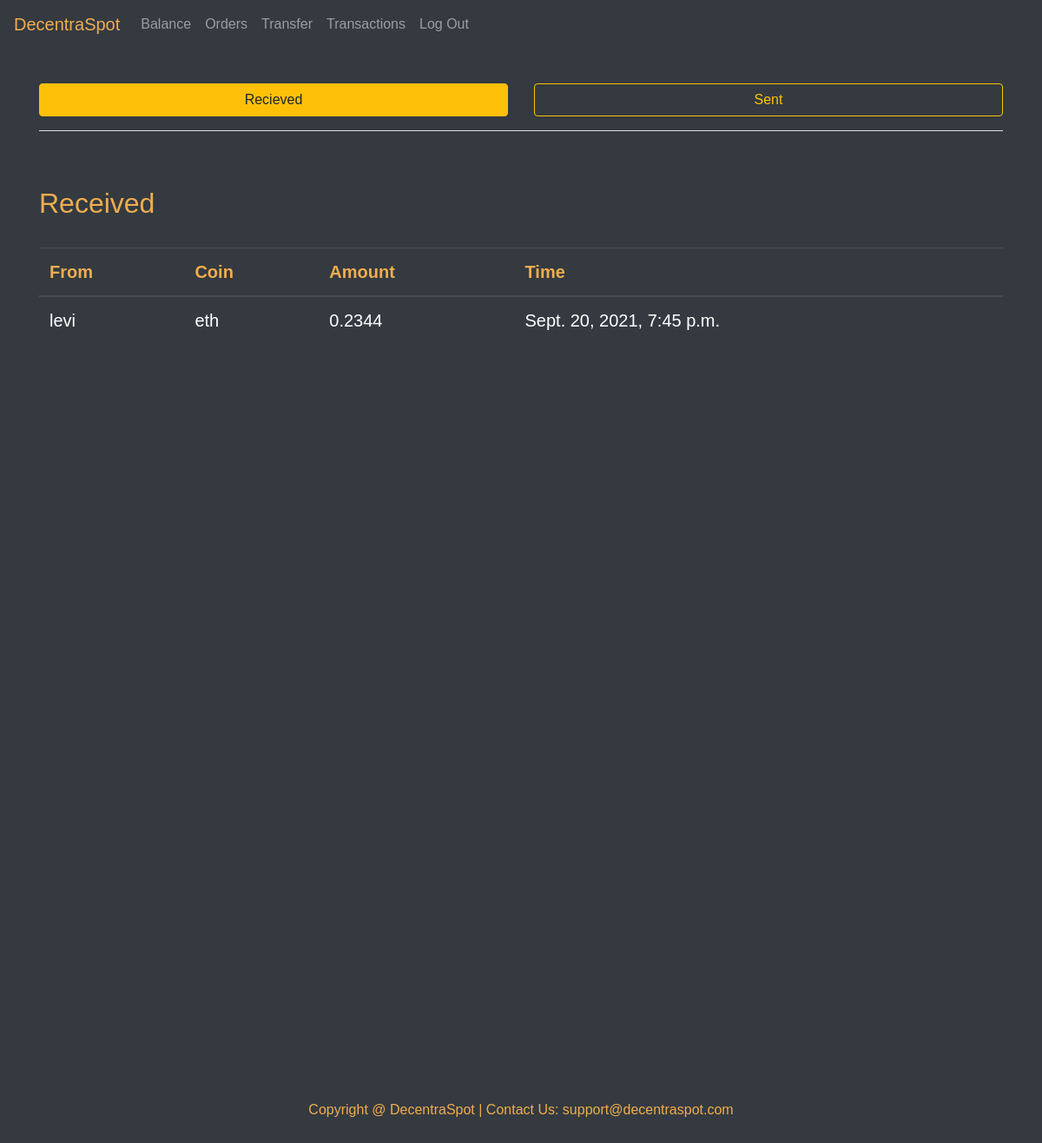
The page /transaction/eren (signed in) on the database its author committed.
### exchange/models.py (models this page shows, shortened)
class Transactions(models.Model):
    user=models.CharField(max_length=32)
    recipient=models.CharField(max_length=32)
    asset=models.CharField(max_length=4)
    amount=models.FloatField()
    time=models.DateTimeField(auto_now_add=True)

### exchange/views.py (the view)
# urls.py: path('transaction/<str:username>', views.transaction, name='transaction'),
@login_required
def transaction(request, username):
    if request.method == 'GET':
        try:
            sent_list=Transactions.objects.filter(user=username).order_by('-time')
            received_list=Transactions.objects.filter(recipient=username).order_by('-time')
            return render(request, 'exchange/transactions.html', {
                'sent_list':sent_list,
                'received_list':received_list
            })
        except Transactions.DoesNotExist:
            return HttpResponse("Error: User doesn't exist")

### exchange/templates/exchange/transactions.html (shortened to what this page needs)
{% extends "exchange/layout.html" %}
{% load static %}
{% block body %}
<div style="height:1200px; padding-top:40px" class="bg-dark text-white">
<div class="container">
<div class="row">
    <div class="col-sm-6">
        <button id="btn1" class="btn btn-block btn-outline-warning">Recieved</button>
    </div>
    <div class="col-sm-6">
        <button id="btn2" class="btn btn-block btn-outline-warning">Sent</button>
    </div>
</div><hr class="bg-light"><br><br>
<div id="received-view">
<h2 style="color: #f0ad4e;">Received</h2><br>
<div style="font-size:20px;" class="table-responsive">
    <table class="table table-dark table-hover">
        <thead style="color: #f0ad4e;">
            <tr>
                <th scope="col">From</th>
                <th scope="col">Coin</th>
                <th scope="col">Amount</th>
                <th scope="col">Time</th>
            </tr>
        </thead>
        <tbody>
            {% for n in received_list %}
            <tr>
                <td>{{ n.user }}</td>
                <td>{{ n.asset }}</td>
                <td>{{ n.amount }}</td>
                <td>{{ n.time }}</td>
            </tr>
            {% endfor %}
        </tbody>
    </table>
</div></div>
</div>
</div>
{% endblock %}

### exchange/static/exchange/style.css (style rules this page uses)
body { font-family: 'Manrope', sans-serif; min-height: 400px; clear: both; }

### rows shown on the page
Transactions: user "levi", asset "eth", amount "0.2344", time "Sept. 20, 2021, 7:45 p.m."
